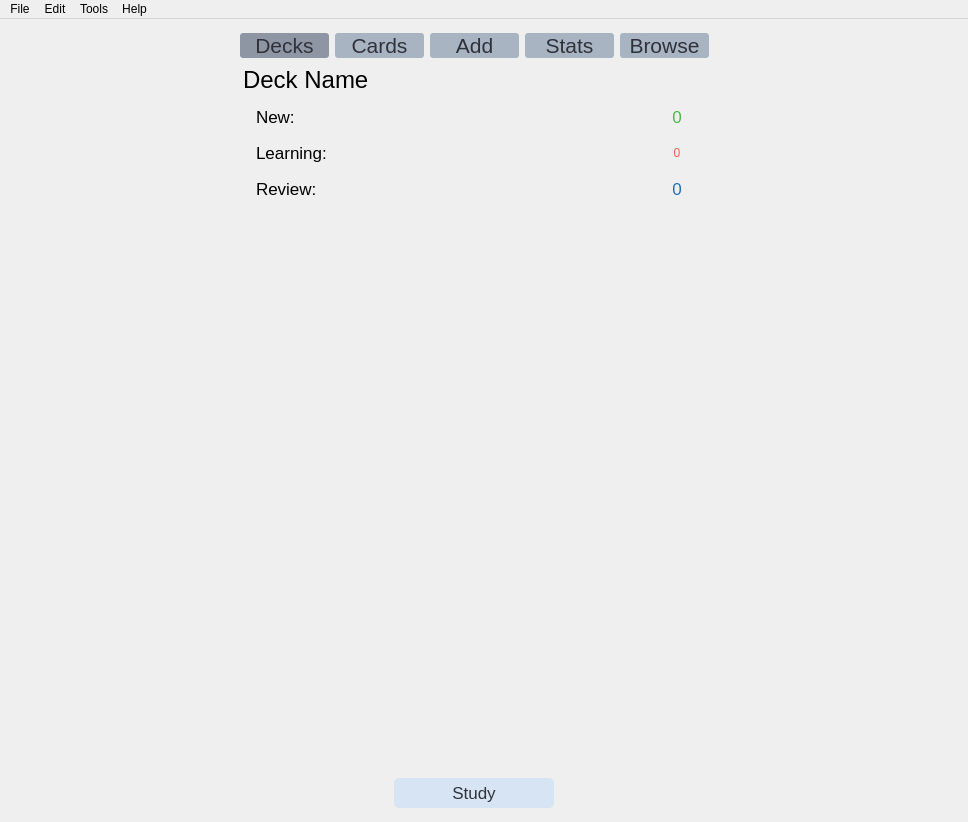
<?xml version="1.0" encoding="UTF-8"?>
<ui version="4.0">
 <class>MainWindow</class>
 <widget class="QMainWindow" name="MainWindow">
  <property name="geometry">
   <rect>
    <x>0</x>
    <y>0</y>
    <width>968</width>
    <height>822</height>
   </rect>
  </property>
  <property name="sizePolicy">
   <sizepolicy hsizetype="Minimum" vsizetype="Minimum">
    <horstretch>0</horstretch>
    <verstretch>0</verstretch>
   </sizepolicy>
  </property>
  <property name="windowTitle">
   <string>MainWindow</string>
  </property>
  <property name="styleSheet">
   <string notr="true"/>
  </property>
  <widget class="QWidget" name="centralwidget">
   <property name="styleSheet">
    <string notr="true"/>
   </property>
   <layout class="QHBoxLayout" name="horizontalLayout_4">
    <item>
     <spacer name="horizontalSpacer_3">
      <property name="orientation">
       <enum>Qt::Horizontal</enum>
      </property>
      <property name="sizeType">
       <enum>QSizePolicy::Fixed</enum>
      </property>
      <property name="sizeHint" stdset="0">
       <size>
        <width>5</width>
        <height>20</height>
       </size>
      </property>
     </spacer>
    </item>
    <item>
     <layout class="QVBoxLayout" name="verticalLayout" stretch="0,0">
      <item>
       <widget class="QPushButton" name="backbutton">
        <property name="sizePolicy">
         <sizepolicy hsizetype="Minimum" vsizetype="Minimum">
          <horstretch>0</horstretch>
          <verstretch>0</verstretch>
         </sizepolicy>
        </property>
        <property name="minimumSize">
         <size>
          <width>40</width>
          <height>40</height>
         </size>
        </property>
        <property name="styleSheet">
         <string notr="true">border: 0px;
</string>
        </property>
        <property name="text">
         <string/>
        </property>
        <property name="icon">
         <iconset>
          <normaloff>back_112351.png</normaloff>back_112351.png</iconset>
        </property>
        <property name="iconSize">
         <size>
          <width>48</width>
          <height>48</height>
         </size>
        </property>
       </widget>
      </item>
      <item>
       <spacer name="verticalSpacer">
        <property name="orientation">
         <enum>Qt::Vertical</enum>
        </property>
        <property name="sizeType">
         <enum>QSizePolicy::MinimumExpanding</enum>
        </property>
        <property name="sizeHint" stdset="0">
         <size>
          <width>40</width>
          <height>40</height>
         </size>
        </property>
       </spacer>
      </item>
     </layout>
    </item>
    <item>
     <layout class="QVBoxLayout" name="verticalLayout_2">
      <item>
       <spacer name="verticalSpacer_4">
        <property name="orientation">
         <enum>Qt::Vertical</enum>
        </property>
        <property name="sizeType">
         <enum>QSizePolicy::Minimum</enum>
        </property>
        <property name="sizeHint" stdset="0">
         <size>
          <width>20</width>
          <height>5</height>
         </size>
        </property>
       </spacer>
      </item>
      <item>
       <layout class="QHBoxLayout" name="horizontalLayout" stretch="1,0,0,0,0,0,1">
        <item>
         <spacer name="horizontalSpacer_2">
          <property name="orientation">
           <enum>Qt::Horizontal</enum>
          </property>
          <property name="sizeHint" stdset="0">
           <size>
            <width>0</width>
            <height>20</height>
           </size>
          </property>
         </spacer>
        </item>
        <item>
         <widget class="QPushButton" name="decks">
          <property name="sizePolicy">
           <sizepolicy hsizetype="Minimum" vsizetype="Fixed">
            <horstretch>0</horstretch>
            <verstretch>0</verstretch>
           </sizepolicy>
          </property>
          <property name="minimumSize">
           <size>
            <width>89</width>
            <height>0</height>
           </size>
          </property>
          <property name="font">
           <font>
            <family>MS Shell Dlg 2</family>
            <pointsize>16</pointsize>
            <weight>50</weight>
            <italic>false</italic>
            <bold>false</bold>
           </font>
          </property>
          <property name="styleSheet">
           <string notr="true">border-radius:3px;background-color:#8F96A3;color:rgb(47, 50, 58);
font: 16pt</string>
          </property>
          <property name="text">
           <string>Decks</string>
          </property>
         </widget>
        </item>
        <item>
         <widget class="QPushButton" name="cards">
          <property name="sizePolicy">
           <sizepolicy hsizetype="Minimum" vsizetype="Fixed">
            <horstretch>0</horstretch>
            <verstretch>0</verstretch>
           </sizepolicy>
          </property>
          <property name="minimumSize">
           <size>
            <width>89</width>
            <height>0</height>
           </size>
          </property>
          <property name="font">
           <font>
            <family>MS Shell Dlg 2</family>
            <pointsize>16</pointsize>
            <weight>50</weight>
            <italic>false</italic>
            <bold>false</bold>
           </font>
          </property>
          <property name="styleSheet">
           <string notr="true">border-radius:3px;background-color:rgb(169, 180, 194);
font: 16pt;color:rgb(47, 50, 58)</string>
          </property>
          <property name="text">
           <string>Cards</string>
          </property>
         </widget>
        </item>
        <item>
         <widget class="QPushButton" name="add">
          <property name="sizePolicy">
           <sizepolicy hsizetype="Minimum" vsizetype="Fixed">
            <horstretch>0</horstretch>
            <verstretch>0</verstretch>
           </sizepolicy>
          </property>
          <property name="minimumSize">
           <size>
            <width>89</width>
            <height>0</height>
           </size>
          </property>
          <property name="styleSheet">
           <string notr="true">border-radius:3px;background-color:rgb(169, 180, 194);
font: 16pt;color:rgb(47, 50, 58)</string>
          </property>
          <property name="text">
           <string>Add</string>
          </property>
         </widget>
        </item>
        <item>
         <widget class="QPushButton" name="stats">
          <property name="sizePolicy">
           <sizepolicy hsizetype="Minimum" vsizetype="Fixed">
            <horstretch>0</horstretch>
            <verstretch>0</verstretch>
           </sizepolicy>
          </property>
          <property name="minimumSize">
           <size>
            <width>89</width>
            <height>0</height>
           </size>
          </property>
          <property name="font">
           <font>
            <family>MS Shell Dlg 2</family>
            <pointsize>16</pointsize>
            <weight>50</weight>
            <italic>false</italic>
            <bold>false</bold>
           </font>
          </property>
          <property name="styleSheet">
           <string notr="true">border-radius:3px;background-color:rgb(169, 180, 194);
font: 16pt;color:rgb(47, 50, 58)</string>
          </property>
          <property name="text">
           <string>Stats</string>
          </property>
         </widget>
        </item>
        <item>
         <widget class="QPushButton" name="browse">
          <property name="sizePolicy">
           <sizepolicy hsizetype="Minimum" vsizetype="Fixed">
            <horstretch>0</horstretch>
            <verstretch>0</verstretch>
           </sizepolicy>
          </property>
          <property name="minimumSize">
           <size>
            <width>89</width>
            <height>0</height>
           </size>
          </property>
          <property name="font">
           <font>
            <family>MS Shell Dlg 2</family>
            <pointsize>16</pointsize>
            <weight>50</weight>
            <italic>false</italic>
            <bold>false</bold>
           </font>
          </property>
          <property name="styleSheet">
           <string notr="true">border-radius:3px;background-color:rgb(169, 180, 194);
font: 16pt;color:rgb(47, 50, 58)</string>
          </property>
          <property name="text">
           <string>Browse</string>
          </property>
         </widget>
        </item>
        <item>
         <spacer name="horizontalSpacer">
          <property name="orientation">
           <enum>Qt::Horizontal</enum>
          </property>
          <property name="sizeHint" stdset="0">
           <size>
            <width>0</width>
            <height>20</height>
           </size>
          </property>
         </spacer>
        </item>
       </layout>
      </item>
      <item>
       <layout class="QHBoxLayout" name="horizontalLayout_2">
        <property name="spacing">
         <number>0</number>
        </property>
        <item>
         <spacer name="horizontalSpacer_8">
          <property name="orientation">
           <enum>Qt::Horizontal</enum>
          </property>
          <property name="sizeHint" stdset="0">
           <size>
            <width>40</width>
            <height>20</height>
           </size>
          </property>
         </spacer>
        </item>
        <item>
         <widget class="QLabel" name="deckname">
          <property name="sizePolicy">
           <sizepolicy hsizetype="Minimum" vsizetype="Preferred">
            <horstretch>0</horstretch>
            <verstretch>0</verstretch>
           </sizepolicy>
          </property>
          <property name="minimumSize">
           <size>
            <width>420</width>
            <height>32</height>
           </size>
          </property>
          <property name="styleSheet">
           <string notr="true">font: 18pt;</string>
          </property>
          <property name="text">
           <string>Deck Name</string>
          </property>
          <property name="alignment">
           <set>Qt::AlignLeading|Qt::AlignLeft|Qt::AlignVCenter</set>
          </property>
         </widget>
        </item>
        <item>
         <widget class="QPushButton" name="deckoptionsbutton">
          <property name="maximumSize">
           <size>
            <width>40</width>
            <height>40</height>
           </size>
          </property>
          <property name="styleSheet">
           <string notr="true">border: 0px;
</string>
          </property>
          <property name="text">
           <string/>
          </property>
          <property name="icon">
           <iconset>
            <normaloff>settings.png</normaloff>settings.png</iconset>
          </property>
          <property name="iconSize">
           <size>
            <width>32</width>
            <height>32</height>
           </size>
          </property>
         </widget>
        </item>
        <item>
         <spacer name="horizontalSpacer_10">
          <property name="orientation">
           <enum>Qt::Horizontal</enum>
          </property>
          <property name="sizeType">
           <enum>QSizePolicy::Fixed</enum>
          </property>
          <property name="sizeHint" stdset="0">
           <size>
            <width>11</width>
            <height>20</height>
           </size>
          </property>
         </spacer>
        </item>
        <item>
         <spacer name="horizontalSpacer_9">
          <property name="orientation">
           <enum>Qt::Horizontal</enum>
          </property>
          <property name="sizeHint" stdset="0">
           <size>
            <width>40</width>
            <height>20</height>
           </size>
          </property>
         </spacer>
        </item>
       </layout>
      </item>
      <item>
       <layout class="QGridLayout" name="gridLayout">
        <item row="2" column="2">
         <widget class="QLabel" name="reviewcount">
          <property name="minimumSize">
           <size>
            <width>0</width>
            <height>0</height>
           </size>
          </property>
          <property name="maximumSize">
           <size>
            <width>32</width>
            <height>32</height>
           </size>
          </property>
          <property name="font">
           <font>
            <pointsize>13</pointsize>
            <weight>50</weight>
            <italic>false</italic>
            <bold>false</bold>
           </font>
          </property>
          <property name="styleSheet">
           <string notr="true">font: 13pt;
color: #246EB9;</string>
          </property>
          <property name="text">
           <string>0</string>
          </property>
          <property name="alignment">
           <set>Qt::AlignCenter</set>
          </property>
         </widget>
        </item>
        <item row="1" column="2">
         <widget class="QLabel" name="learningcount">
          <property name="sizePolicy">
           <sizepolicy hsizetype="Minimum" vsizetype="Preferred">
            <horstretch>0</horstretch>
            <verstretch>0</verstretch>
           </sizepolicy>
          </property>
          <property name="minimumSize">
           <size>
            <width>30</width>
            <height>0</height>
           </size>
          </property>
          <property name="maximumSize">
           <size>
            <width>32</width>
            <height>32</height>
           </size>
          </property>
          <property name="font">
           <font>
            <weight>1</weight>
            <italic>false</italic>
            <bold>false</bold>
           </font>
          </property>
          <property name="styleSheet">
           <string notr="true">font: 13;
color: rgb(240, 101, 67);</string>
          </property>
          <property name="text">
           <string>0</string>
          </property>
          <property name="alignment">
           <set>Qt::AlignCenter</set>
          </property>
         </widget>
        </item>
        <item row="1" column="1">
         <widget class="QLabel" name="learning">
          <property name="sizePolicy">
           <sizepolicy hsizetype="Preferred" vsizetype="Minimum">
            <horstretch>0</horstretch>
            <verstretch>0</verstretch>
           </sizepolicy>
          </property>
          <property name="minimumSize">
           <size>
            <width>300</width>
            <height>30</height>
           </size>
          </property>
          <property name="font">
           <font>
            <pointsize>13</pointsize>
            <weight>50</weight>
            <italic>false</italic>
            <bold>false</bold>
           </font>
          </property>
          <property name="styleSheet">
           <string notr="true">font: 13pt;</string>
          </property>
          <property name="text">
           <string>Learning:</string>
          </property>
          <property name="alignment">
           <set>Qt::AlignLeading|Qt::AlignLeft|Qt::AlignVCenter</set>
          </property>
         </widget>
        </item>
        <item row="2" column="1">
         <widget class="QLabel" name="review">
          <property name="sizePolicy">
           <sizepolicy hsizetype="Preferred" vsizetype="Minimum">
            <horstretch>0</horstretch>
            <verstretch>0</verstretch>
           </sizepolicy>
          </property>
          <property name="minimumSize">
           <size>
            <width>0</width>
            <height>30</height>
           </size>
          </property>
          <property name="font">
           <font>
            <pointsize>13</pointsize>
            <weight>50</weight>
            <italic>false</italic>
            <bold>false</bold>
           </font>
          </property>
          <property name="styleSheet">
           <string notr="true">font: 13pt;</string>
          </property>
          <property name="text">
           <string>Review:</string>
          </property>
          <property name="alignment">
           <set>Qt::AlignLeading|Qt::AlignLeft|Qt::AlignVCenter</set>
          </property>
         </widget>
        </item>
        <item row="0" column="2">
         <widget class="QLabel" name="newcount">
          <property name="minimumSize">
           <size>
            <width>0</width>
            <height>0</height>
           </size>
          </property>
          <property name="maximumSize">
           <size>
            <width>32</width>
            <height>32</height>
           </size>
          </property>
          <property name="font">
           <font>
            <pointsize>13</pointsize>
            <weight>50</weight>
            <italic>false</italic>
            <bold>false</bold>
           </font>
          </property>
          <property name="styleSheet">
           <string notr="true">font: 13pt;
color: rgb(76, 185, 68);</string>
          </property>
          <property name="text">
           <string>0</string>
          </property>
          <property name="alignment">
           <set>Qt::AlignCenter</set>
          </property>
         </widget>
        </item>
        <item row="0" column="1">
         <widget class="QLabel" name="new_2">
          <property name="sizePolicy">
           <sizepolicy hsizetype="Preferred" vsizetype="Minimum">
            <horstretch>0</horstretch>
            <verstretch>0</verstretch>
           </sizepolicy>
          </property>
          <property name="minimumSize">
           <size>
            <width>400</width>
            <height>30</height>
           </size>
          </property>
          <property name="font">
           <font>
            <pointsize>13</pointsize>
            <weight>50</weight>
            <italic>false</italic>
            <bold>false</bold>
           </font>
          </property>
          <property name="styleSheet">
           <string notr="true">font: 13pt;</string>
          </property>
          <property name="text">
           <string>New:</string>
          </property>
          <property name="alignment">
           <set>Qt::AlignLeading|Qt::AlignLeft|Qt::AlignVCenter</set>
          </property>
         </widget>
        </item>
        <item row="1" column="0">
         <spacer name="horizontalSpacer_6">
          <property name="orientation">
           <enum>Qt::Horizontal</enum>
          </property>
          <property name="sizeHint" stdset="0">
           <size>
            <width>40</width>
            <height>20</height>
           </size>
          </property>
         </spacer>
        </item>
        <item row="1" column="3">
         <spacer name="horizontalSpacer_7">
          <property name="orientation">
           <enum>Qt::Horizontal</enum>
          </property>
          <property name="sizeHint" stdset="0">
           <size>
            <width>40</width>
            <height>20</height>
           </size>
          </property>
         </spacer>
        </item>
       </layout>
      </item>
      <item>
       <spacer name="verticalSpacer_2">
        <property name="orientation">
         <enum>Qt::Vertical</enum>
        </property>
        <property name="sizeHint" stdset="0">
         <size>
          <width>20</width>
          <height>40</height>
         </size>
        </property>
       </spacer>
      </item>
      <item>
       <layout class="QHBoxLayout" name="horizontalLayout_3">
        <item>
         <spacer name="horizontalSpacer_4">
          <property name="orientation">
           <enum>Qt::Horizontal</enum>
          </property>
          <property name="sizeHint" stdset="0">
           <size>
            <width>40</width>
            <height>20</height>
           </size>
          </property>
         </spacer>
        </item>
        <item>
         <widget class="QPushButton" name="studybutton">
          <property name="sizePolicy">
           <sizepolicy hsizetype="Fixed" vsizetype="Fixed">
            <horstretch>0</horstretch>
            <verstretch>0</verstretch>
           </sizepolicy>
          </property>
          <property name="minimumSize">
           <size>
            <width>160</width>
            <height>30</height>
           </size>
          </property>
          <property name="styleSheet">
           <string notr="true">background-color:rgb(214, 228, 243);
font: 13pt;color:rgb(47, 50, 58);border-radius:5px;</string>
          </property>
          <property name="text">
           <string>Study</string>
          </property>
         </widget>
        </item>
        <item>
         <spacer name="horizontalSpacer_5">
          <property name="orientation">
           <enum>Qt::Horizontal</enum>
          </property>
          <property name="sizeHint" stdset="0">
           <size>
            <width>40</width>
            <height>20</height>
           </size>
          </property>
         </spacer>
        </item>
       </layout>
      </item>
      <item>
       <spacer name="verticalSpacer_3">
        <property name="orientation">
         <enum>Qt::Vertical</enum>
        </property>
        <property name="sizeType">
         <enum>QSizePolicy::Fixed</enum>
        </property>
        <property name="sizeHint" stdset="0">
         <size>
          <width>20</width>
          <height>5</height>
         </size>
        </property>
       </spacer>
      </item>
     </layout>
    </item>
    <item>
     <layout class="QVBoxLayout" name="verticalLayout_3">
      <item>
       <spacer name="verticalSpacer_5">
        <property name="orientation">
         <enum>Qt::Vertical</enum>
        </property>
        <property name="sizeHint" stdset="0">
         <size>
          <width>66</width>
          <height>40</height>
         </size>
        </property>
       </spacer>
      </item>
     </layout>
    </item>
    <item>
     <spacer name="horizontalSpacer_11">
      <property name="orientation">
       <enum>Qt::Horizontal</enum>
      </property>
      <property name="sizeType">
       <enum>QSizePolicy::Fixed</enum>
      </property>
      <property name="sizeHint" stdset="0">
       <size>
        <width>5</width>
        <height>20</height>
       </size>
      </property>
     </spacer>
    </item>
   </layout>
  </widget>
  <widget class="QMenuBar" name="menubar">
   <property name="geometry">
    <rect>
     <x>0</x>
     <y>0</y>
     <width>968</width>
     <height>36</height>
    </rect>
   </property>
   <widget class="QMenu" name="menuFile">
    <property name="title">
     <string>File</string>
    </property>
   </widget>
   <widget class="QMenu" name="menuEdit">
    <property name="title">
     <string>Edit</string>
    </property>
   </widget>
   <widget class="QMenu" name="menuTools">
    <property name="title">
     <string>Tools</string>
    </property>
   </widget>
   <widget class="QMenu" name="menuHelp">
    <property name="title">
     <string>Help</string>
    </property>
   </widget>
   <addaction name="menuFile"/>
   <addaction name="menuEdit"/>
   <addaction name="menuTools"/>
   <addaction name="menuHelp"/>
  </widget>
  <action name="actionAdd">
   <property name="enabled">
    <bool>true</bool>
   </property>
   <property name="text">
    <string>Add</string>
   </property>
   <property name="toolTip">
    <string>Shortcut: ctrl-A</string>
   </property>
   <property name="shortcut">
    <string>Ctrl+A</string>
   </property>
  </action>
 </widget>
 <resources/>
 <connections/>
</ui>
